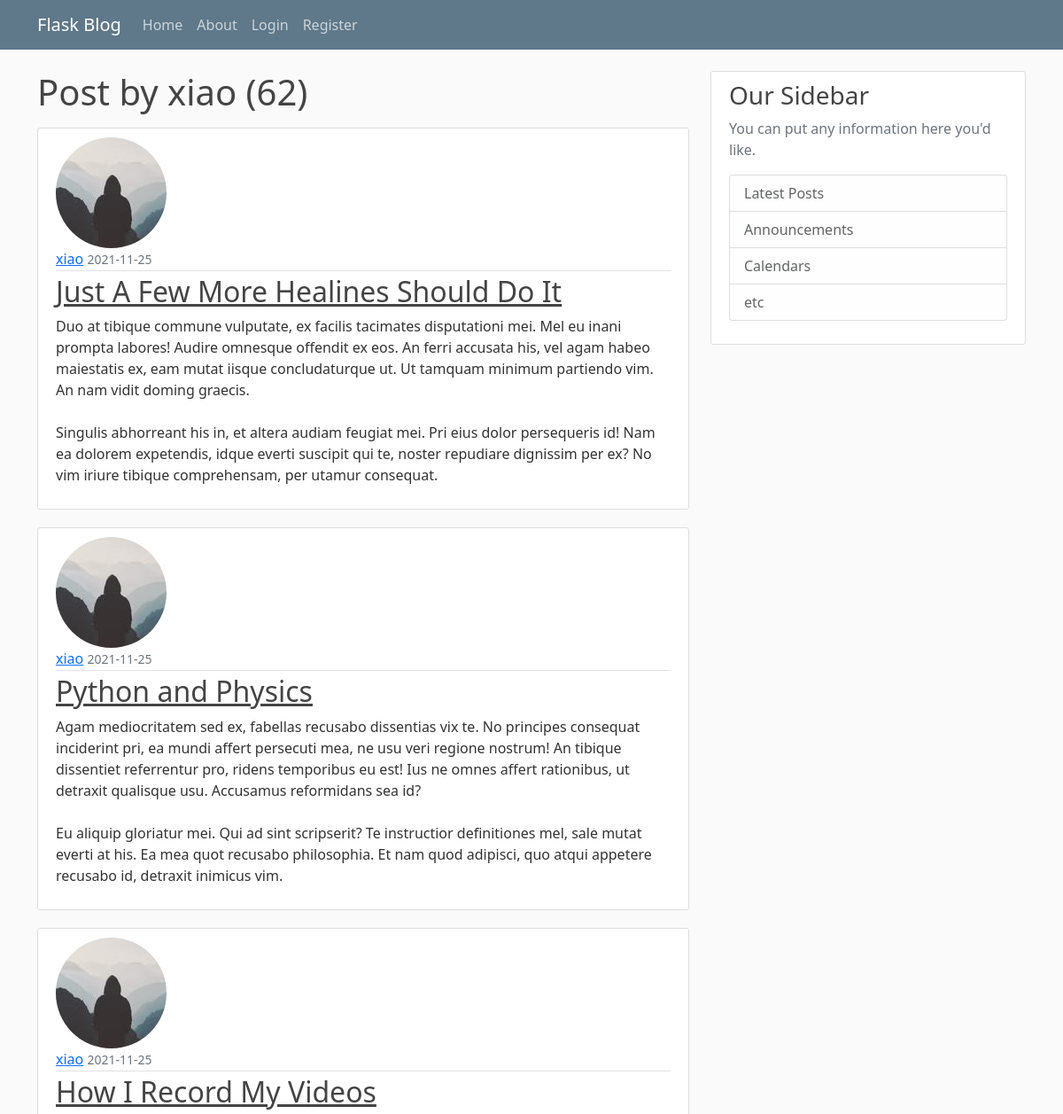
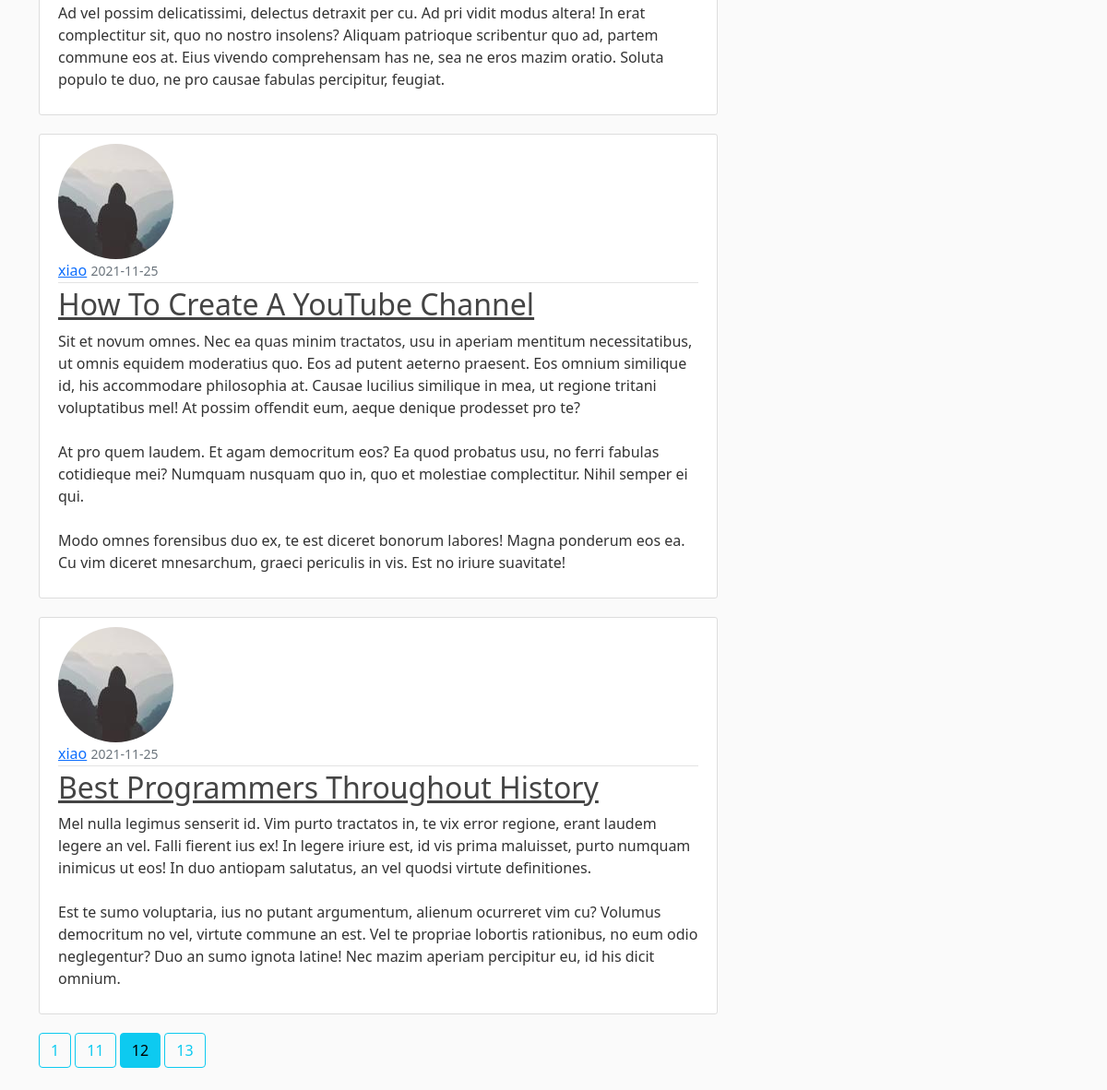
The page /user/xiao?page=12 on the database its author committed (2 pictures, top to bottom).
### flaskblog/models.py (models this page shows, shortened)
class User(db.Model, UserMixin):
    id = db.Column(db.Integer, primary_key=True)
    username = db.Column(db.String(20), unique=True, nullable=False)
    email = db.Column(db.String(120), unique=True, nullable=False)
    image_file = db.Column(db.String(20), nullable=False, default='default.jpg')
    password = db.Column(db.String(60), nullable=False)
    posts = db.relationship('Post', backref='author', lazy=True)

class Post(db.Model):
    id = db.Column(db.Integer, primary_key=True)
    title = db.Column(db.String(100), nullable=False)
    date_posted = db.Column(db.DateTime(timezone=True), default=datetime.now)
    content = db.Column(db.Text, nullable=False)
    user_id = db.Column(db.Integer, db.ForeignKey('user.id'), nullable=False)

### flaskblog/routes.py (the view)
@app.route("/user/<string:username>")
def user_posts(username):
    page = request.args.get('page', 1, type=int)
    user = User.query.filter_by(username=username).first_or_404()
    posts = Post.query\
        .filter_by(author=user)\
        .order_by(Post.date_posted.desc())\
        .paginate(page=page, per_page=5)
    return render_template('user_posts.html', posts=posts, user=user)

### flaskblog/templates/user_posts.html (shortened to what this page needs)
{% extends "layout.html" %}
{% block content %}
    <h1 class="mb-3">Post by {{ user.username }} ({{ posts.total }})</h1>
    {% for post in posts.items %}
        <article class="media content-section">
            <img class="rounded-circle artical-img" src="{{ url_for('static', filename='profile_pics/' + post.author.image_file) }}">
            <div class="media-body">
                <div class="article-metadata">
                    <a class="mr-2" href="{{url_for('user_posts', username=post.author.username)}}">{{ post.author.username }}</a>
                    <small class="text-muted">{{ post.date_posted.strftime('%Y-%m-%d') }}</small>
                </div>
                <h2><a class="article-title" href="{{ url_for('post', post_id=post.id) }}">{{ post.title }}</a></h2>
                <p class="article-content">{{ post.content }}</p>
            </div>
        </article>
    {% endfor %}
    {% for page_num in posts.iter_pages(left_edge=1, right_edge=1, left_current=1, right_current=2) %}
        {% if page_num %}
            {% if posts.page == page_num %}
                <a class="btn btn-info mb-4" href="{{url_for('user_posts', username=user.username, page=page_num)}}">{{page_num}}</a>
            {% else %}
                <a class="btn btn-outline-info mb-4" href="{{url_for('user_posts', username=user.username, page=page_num)}}">{{page_num}}</a>
            {% endif %}
        {% endif %}
    {% endfor %}
{% endblock content %}

### flaskblog/static/main.css (style rules this page uses)
body { background: #fafafa; color: #333333; margin-top: 5rem; }
h1, h2, h3, h4, h5, h6 { color: #444444; }
.content-section { background: #ffffff; padding: 10px 20px; border: 1px solid #dddddd; border-radius: 3px; margin-bottom: 20px; }
.article-title { color: #444444; }
.article-content { white-space: pre-line; }
.article-metadata { padding-bottom: 1px; margin-bottom: 4px; border-bottom: 1px solid #e3e3e3 }

### rows shown on the page
User: username "xiao"
Post: image_file (picture), author.username "xiao", date_posted "2021-11-25", title "Just A Few More Healines Should Do It", content "Duo at tibique commune vulputate, ex facilis tacimates disputationi mei. Mel eu inani prompta labores! Audire omnesque offendit ex eos. An ferri accusata his, vel agam habeo maiestatis ex, eam mutat iisque concludaturque ut. Ut tamquam minimum partiendo vim. An nam vidit doming graecis. Singulis abhorreant his in, et altera audiam feugiat mei. Pri eius dolor persequeris id! Nam ea dolorem expetendis, idque everti suscipit qui te, noster repudiare dignissim per ex? No vim iriure tibique comprehensam, per utamur consequat."
Post: image_file (picture), author.username "xiao", date_posted "2021-11-25", title "Python and Physics", content "Agam mediocritatem sed ex, fabellas recusabo dissentias vix te. No principes consequat inciderint pri, ea mundi affert persecuti mea, ne usu veri regione nostrum! An tibique dissentiet referrentur pro, ridens temporibus eu est! Ius ne omnes affert rationibus, ut detraxit qualisque usu. Accusamus reformidans sea id? Eu aliquip gloriatur mei. Qui ad sint scripserit? Te instructior definitiones mel, sale mutat everti at his. Ea mea quot recusabo philosophia. Et nam quod adipisci, quo atqui appetere recusabo id, detraxit inimicus vim."
Post: image_file (picture), author.username "xiao", date_posted "2021-11-25", title "How I Record My Videos", content "Ad vel possim delicatissimi, delectus detraxit per cu. Ad pri vidit modus altera! In erat complectitur sit, quo no nostro insolens? Aliquam patrioque scribentur quo ad, partem commune eos at. Eius vivendo comprehensam has ne, sea ne eros mazim oratio. Soluta populo te duo, ne pro causae fabulas percipitur, feugiat."
Post: image_file (picture), author.username "xiao", date_posted "2021-11-25", title "How To Create A YouTube Channel", content "Sit et novum omnes. Nec ea quas minim tractatos, usu in aperiam mentitum necessitatibus, ut omnis equidem moderatius quo. Eos ad putent aeterno praesent. Eos omnium similique id, his accommodare philosophia at. Causae lucilius similique in mea, ut regione tritani voluptatibus mel! At possim offendit eum, aeque denique prodesset pro te? At pro quem laudem. Et agam democritum eos? Ea quod probatus usu, no ferri fabulas cotidieque mei? Numquam nusquam quo in, quo et molestiae complectitur. Nihil semper ei qui. Modo omnes forensibus duo ex, te est diceret bonorum labores! Magna ponderum eos ea. Cu vim diceret mnesarchum, graeci periculis in vis. Est no iriure suavitate!"
Post: image_file (picture), author.username "xiao", date_posted "2021-11-25", title "Best Programmers Throughout History", content "Mel nulla legimus senserit id. Vim purto tractatos in, te vix error regione, erant laudem legere an vel. Falli fierent ius ex! In legere iriure est, id vis prima maluisset, purto numquam inimicus ut eos! In duo antiopam salutatus, an vel quodsi virtute definitiones. Est te sumo voluptaria, ius no putant argumentum, alienum ocurreret vim cu? Volumus democritum no vel, virtute commune an est. Vel te propriae lobortis rationibus, no eum odio neglegentur? Duo an sumo ignota latine! Nec mazim aperiam percipitur eu, id his dicit omnium."

### other values the page prints
{{ posts.total }} "62"
{{ page_num }} "1" "11" "13"
{{ page_num }} "12"
